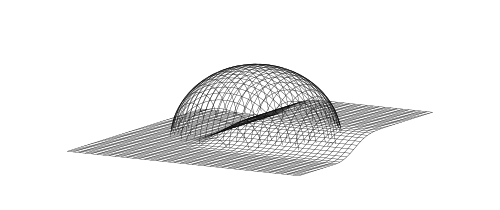

Here is the gnuplot script that generated this plot:
unset grid
unset key

set isosamples 40
unset tics
unset border

f(x)= x<0 ? 0 : 2.0*(-0.5+1.0/(1.0+exp(-0.2*x*x)))
g(x)= x<0 ? 0 : 4.0*(-0.5+1.0/(1.0+exp(-0.1*x*x)))
h(x,y)=f(x)*g(y)

sph(x,y)=sqrt(50.0-(x-5)**2-(y-6)**2)

set size 1,0.6
set term post enh eps mono solid
set out "surface.eps"
splot [-6:16] [-6:16] [0:8] h(x,y),sph(x,y) lt 1

!epstopdf surface.eps;rm surface.eps
